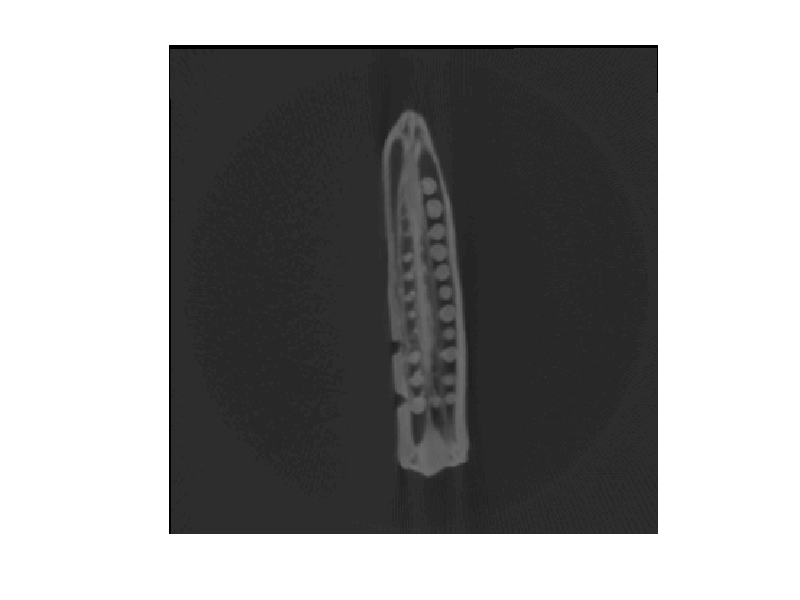

Recreate this plot in MATLAB. (Note: this script raises an error after producing the figure.)
im = load('projections_okra.mat');
im_org = load('okra_2D.mat');
testIm = im_org.testIm;
figure(1); imshow(testIm);
N = im.dim(1);
angl = im.idx1;
k = 10000; k1 = 3;
p = size(im.proj,1); % p is No. of rays i.e., no. of rows in proj matrix
[A,b1,x] = paralleltomo(N,'blank',angl,p);
b = im.proj(:);
x0 = zeros(N*N,1);
fprintf(1,'Perform k = %2.0f iterations with Kaczmarz''s method.\n',k1);
tic
Xart = kaczmarz(A,b,k1,x0,'NCP');
toc
im_art = reshape(Xart,N,N); 
figure(2); imshow(im_art);
ssimval=ssim(im_art,testIm);
fprintf('SSIM ART %0.4f.\n',ssimval);

fprintf(1,'Perform k = %2.0f iterations with Landweber''s method.\n',k);
tic
Xland = landweber(A,b,k,x0,'NCP');
toc
im_sirt = reshape(Xland,N,N); 
figure(3); imshow(im_sirt);
ssimval=ssim(im_sirt,testIm);
fprintf('SSIM SIRT %0.4f.\n',ssimval);

fprintf(1,'Perform k = %2.0f iterations with SART method.\n',k);
tic
Xsart = sart(A,b,k,x0,'NCP');
toc
im_sart = reshape(Xsart,N,N); 
figure(4); imshow(im_sart);
ssimval=ssim(im_sart,testIm);
fprintf('SSIM SART %0.4f.\n',ssimval);
